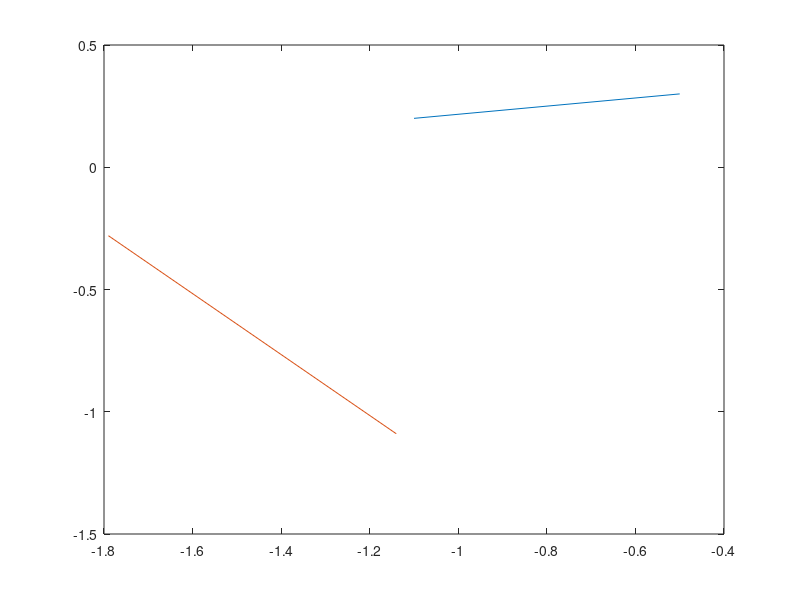

The MATLAB script that drew this image:
plot([-0.50,-1.10],[0.30,0.20]);
hold on
plot([-1.14,-1.79],[-1.09,-0.28])

%-0.50,0.30,-1.10,0.20,-1.14,-1.09,-1.79,-0.28